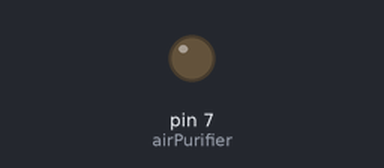
The sketch below on a simulated Arduino Uno, built with avr-gcc and run on an emulated ATmega328P. Shown: output pins drawn as LEDs (lit = HIGH). Random numbers use the default seed unless the sketch sets one.

Above: at 0.1 s.
At 123.1 s:
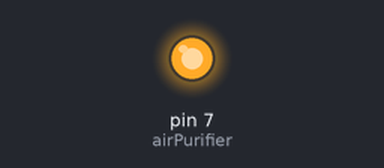
Timing chart, 0 to 124.6 s (numbered marks = the images above):
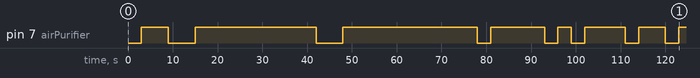

The sketch:

air_purifier_Arduino_code.ino
```cpp
int airPurifier = 7;

// we assume expected Airquality is 75 for simplification

int sensorValue;

void setup() {
  Serial.begin(9600);
  pinMode(airPurifier,OUTPUT);

  // if analog input pin 0 is unconnected, random analog
  // noise will cause the call to randomSeed() to generate
  // different seed numbers each time the sketch runs.
  // randomSeed() will then shuffle the random function.
  randomSeed(analogRead(0));
}

void loop() {
   sensorValue = random(100);// a random number is taken from 0 to 100 as sensor return value
  // to display the sensor value in serial monitor
  // we assume expected Air quality of air is 75 for simplification

   int exp = 75  ;// expected air quality(0 - 100).

   if(sensorValue<exp)
   {
    digitalWrite(airPurifier,HIGH);
   }

   else
    {
     digitalWrite(airPurifier,LOW);
    }

  delay(3000);
}
```

Measured:
- by itself, pin 7 (airPurifier): LOW → HIGH at 3.0 s, → LOW 6.0 s later, → HIGH 6.0 s later, → LOW 27.0 s later, … (15 changes in this stretch)
